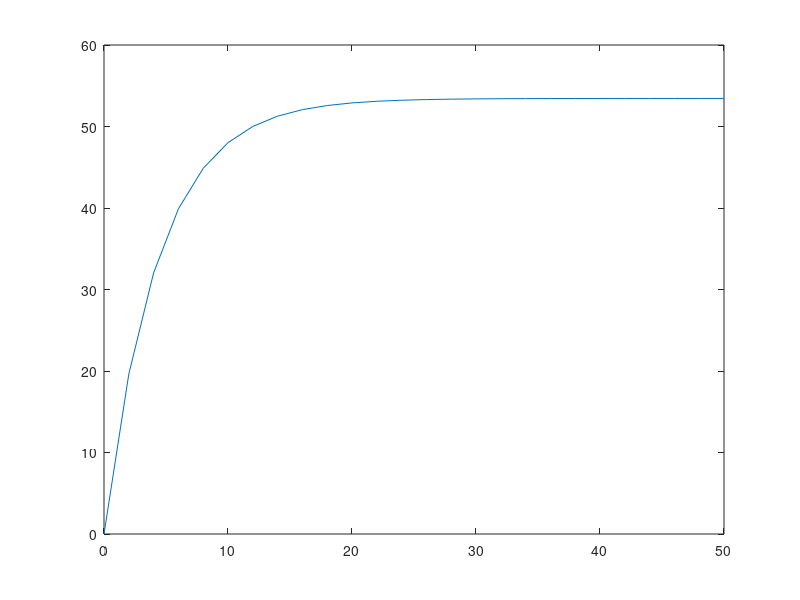

MATLAB code for this plot:
%ÓSCAR POBLETE SÁENZ
%DE approximate sol. and plot with for loop

clc
clear
close
vn1=[];
va=0;
t1=0;
x=1

%Doing iterations
for t=0:2:50
    vn=va+(9.81-(12.5/68.1)*va)*(t-t1) 
        t1=t;
        va=vn;
        vn1(x)=vn %Saving values on array
        x=x+1
end

%Now we are going to plot from 0 to 10

t=linspace(0,50,26); %26 is the length of vn1
plot(t,vn1)